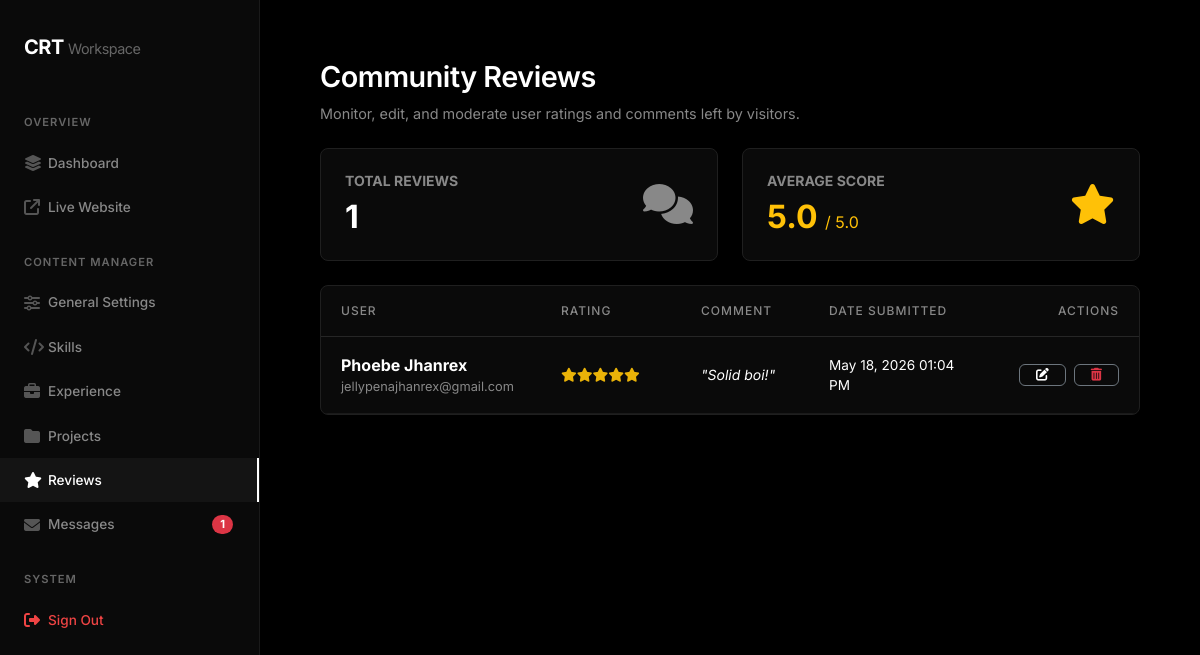
The page /admin/reviews.php (signed in) on the database its author committed.
### tables this page shows
CREATE TABLE `ratings` (
  `id` int(11) NOT NULL,
  `name` varchar(100) NOT NULL,
  `email` varchar(150) NOT NULL,
  `rating` int(11) NOT NULL,
  `comment` text NOT NULL,
  `created_at` timestamp NOT NULL DEFAULT current_timestamp()
);

### admin/reviews.php (the view, shortened to what this page needs)
<?php
include 'includes/header.php';
$reviews = $pdo->query("SELECT * FROM ratings ORDER BY id DESC")->fetchAll();
$total_reviews = count($reviews);
$avg_rating = 0;
if ($total_reviews > 0) {
    $sum = 0;
    foreach ($reviews as $r) {
        $sum += $r['rating'];
    }
    $avg_rating = $sum / $total_reviews;
}
?>
    <div class="d-flex justify-content-between align-items-center mb-4">
        <div>
            <h1 class="page-title">Community Reviews</h1>
            <p class="page-subtitle mb-0">Monitor, edit, and moderate user ratings and comments left by visitors.</p>
        </div>
    </div>
    <div class="row g-4 mb-4">
        <div class="col-md-6">
            <div class="card-custom d-flex justify-content-between align-items-center py-4">
                <div>
                    <h6 class="text-muted-custom small text-uppercase fw-bold mb-2">Total Reviews</h6>
                    <h2 class="text-white fw-bold mb-0"><?= $total_reviews ?></h2>
                </div>
                <div class="fs-1 text-muted-custom"><i class="fa-solid fa-comments"></i></div>
            </div>
        </div>
        <div class="col-md-6">
            <div class="card-custom d-flex justify-content-between align-items-center py-4">
                <div>
                    <h6 class="text-muted-custom small text-uppercase fw-bold mb-2">Average Score</h6>
                    <h2 class="text-warning fw-bold mb-0"><?= number_format($avg_rating, 1) ?> <span style="font-size: 1rem; font-weight: normal; color: var(--text-secondary);">/ 5.0</span></h2>
                </div>
                <div class="fs-1 text-warning"><i class="fa-solid fa-star"></i></div>
            </div>
        </div>
    </div>
    <div class="card-custom p-0 overflow-hidden mb-5">
        <table class="table mb-0">
            <thead>
                <tr>
                    <th style="width: 220px;">User</th>
                    <th style="width: 140px;">Rating</th>
                    <th>Comment</th>
                    <th style="width: 180px;">Date Submitted</th>
                    <th style="width: 150px;" class="text-end">Actions</th>
                </tr>
            </thead>
            <tbody>
                <?php foreach($reviews as $rev):
                    $stars_color = '#eab308';
                ?>
                <tr>
                    <td>
                        <div class="fw-bold text-white">
                            <?= htmlspecialchars($rev['name']) ?>
                        </div>
                        <div class="text-muted-custom small" style="font-size: 0.8rem;">
                            <?= htmlspecialchars($rev['email']) ?>
                        </div>
                    </td>
                    <td>
                        <div class="d-flex gap-0.5 text-warning small">
                            <?php
                            for($i=0; $i<$rev['rating']; $i++) echo '<i class="fa-solid fa-star" style="color: ' . $stars_color . ';"></i>';
                            ?>
                        </div>
                    </td>
                    <td>
                        <div class="text-secondary-custom small italic" style="line-height: 1.5; font-style: italic;">
                            "<?= htmlspecialchars($rev['comment']) ?>"
                        </div>
                    </td>
                    <td class="text-muted-custom" style="font-size: 0.85rem;">
                        <?= date('M d, Y h:i A', strtotime($rev['created_at'])) ?>
                    </td>
                    <td class="text-end">
                        <div class="d-flex gap-2 justify-content-end">
                            <button class="btn-outline-custom border-secondary px-3 py-1 edit-review-btn"
                                    data-id="<?= $rev['id'] ?>"
                                    data-name="<?= htmlspecialchars($rev['name']) ?>"
                                    data-email="<?= htmlspecialchars($rev['email']) ?>"
                                    data-rating="<?= $rev['rating'] ?>"
                                    data-comment="<?= htmlspecialchars($rev['comment']) ?>"
                                    title="Edit Review">
                                <i class="fa-solid fa-pen-to-square" style="font-size: 0.8rem;"></i>
                            </button>
                            <a href="?action=delete&id=<?= $rev['id'] ?>" class="btn-outline-custom text-danger border-secondary px-3 py-1 delete-review-btn" title="Delete Review">
                                <i class="fa-solid fa-trash-can" style="font-size: 0.8rem;"></i>
                            </a>
                        </div>
                    </td>
                </tr>
                <?php endforeach; ?>
            </tbody>
        </table>
    </div>
<?php include 'includes/footer.php'; ?>

### admin/includes/header.php (style rules this page uses)
body { background-color: #000; color: #ededed; font-family: 'Inter', sans-serif; overflow-x: hidden; }
.page-title { font-size: 1.8rem; font-weight: 600; color: #fff; letter-spacing: -0.5px; margin-bottom: 8px; }
.page-subtitle { color: #888; font-size: 0.9rem; margin-bottom: 40px; }
.card-custom { background: #0a0a0a; border: 1px solid #1f1f1f; border-radius: 8px; padding: 24px; }
.btn-outline-custom { display: inline-flex; align-items: center; justify-content: center; gap: 8px; background: transparent; color: #fff; border: 1px solid #333; padding: 8px 16px; border-radius: 6px; font-size: 0.85rem; font-weight: 500; transition: 0.2s; }
.table { margin-bottom: 0; color: #fff !important; }
.table th { background: transparent; border-bottom: 1px solid #262626; color: #888; font-size: 0.75rem; text-transform: uppercase; letter-spacing: 1px; font-weight: 500; padding: 16px 20px; }
.table td { background: transparent; border-bottom: 1px solid #1a1a1a; padding: 16px 20px; vertical-align: middle; border-top: none; color: #fff !important; }
.text-muted-custom { color: #888; }

### rows shown on the page
ratings: name "Phoebe Jhanrex", email "jellypenajhanrex@gmail.com", rating 5 (drawn), comment "Solid boi!", created_at "May 18, 2026 01:04 PM"

### other values the page prints
$unread_count "1"
$total_reviews "1"
$avg_rating "5.0"
